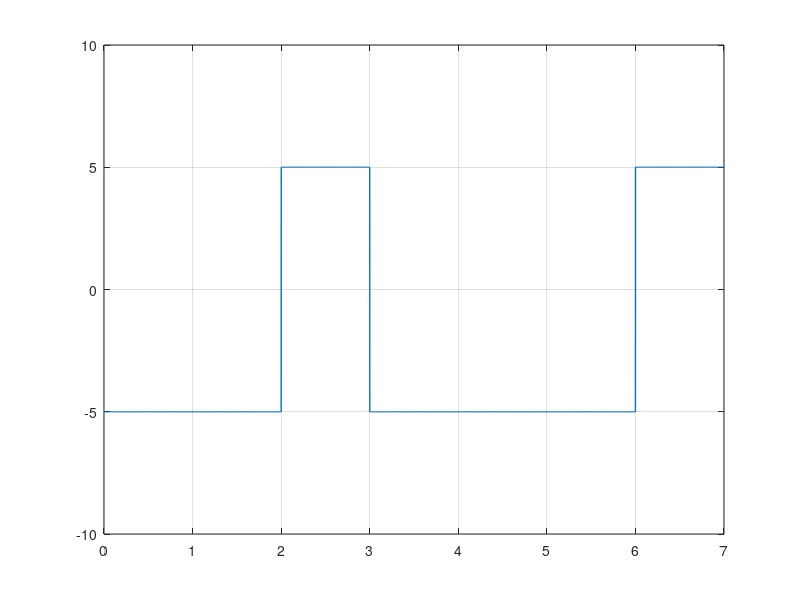

This chart was generated by the following MATLAB code:
clc; #... Clear command line
clear all; #... Clear variables
close all; #... Clear figures

bits = [1 0 1 1 0 0 1];

#... Modulation

bitrate = 1; #... Number of bits per second
voltage = 5;
sign = 1

samplingRate = 1000;
samplingTime = 1/samplingRate;

endTime = length(bits)/bitrate;
time = 0:samplingTime:endTime;

index = 1;
#... Assume that last state was positive
if bits(index) == 1
    sign = -1*sign;
endif

for i = 1:length(time)
    if bits(index) == 1
        modulation(i) = voltage*sign;
    else
        modulation(i) = voltage*sign;
    endif
    if time(i)*bitrate >= index
        index = index+1;
        if index <= length(bits) && bits(index) == 1
            sign = -1*sign;
        endif
    endif
endfor

plot(time, modulation, "LineWidth", 1);
axis([0 endTime -voltage-5 voltage+5]);
grid on;

#... Demodulation

index = 1;
last = voltage;

for i = 1:length(modulation)
    if modulation(i) == last
        demodultaion(index) = 0;
    else
        demodultaion(index) = 1;
    endif
    if time(i)*bitrate >= index
        index = index+1;
        last = modulation(i);
    endif
endfor

disp(demodultaion);
